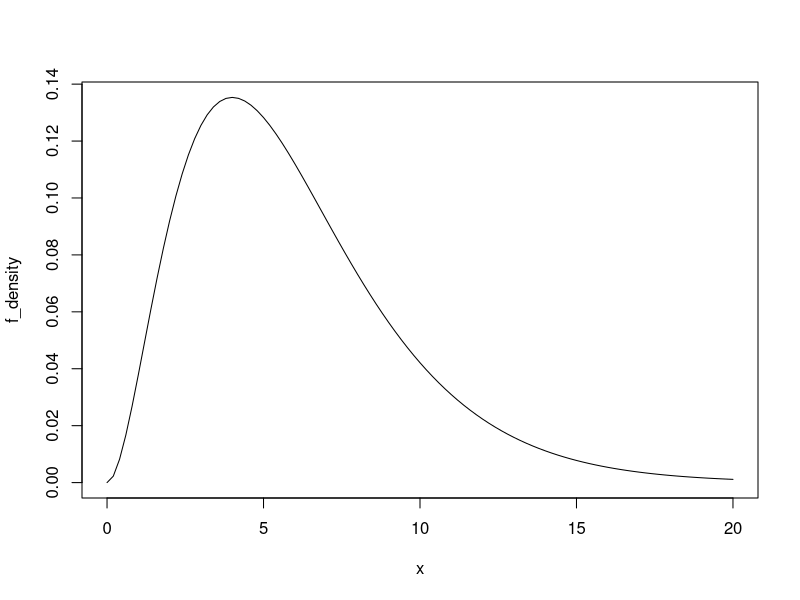
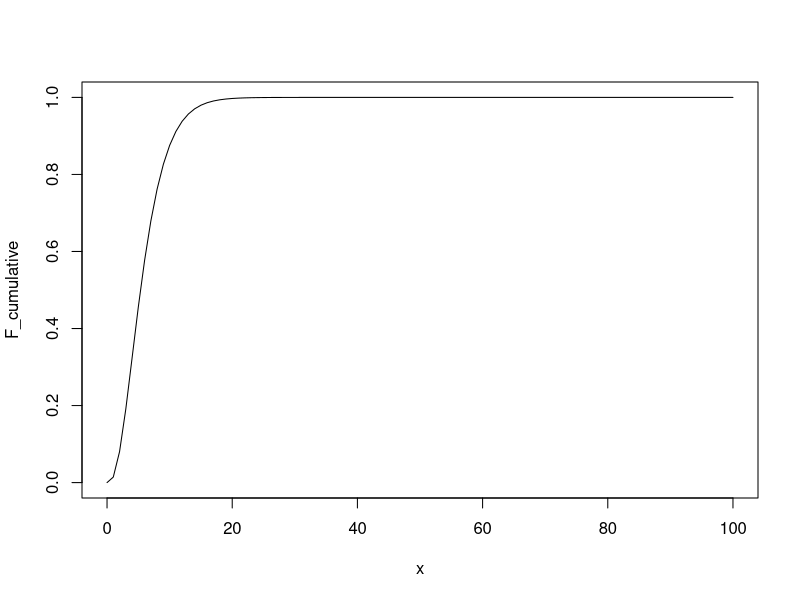
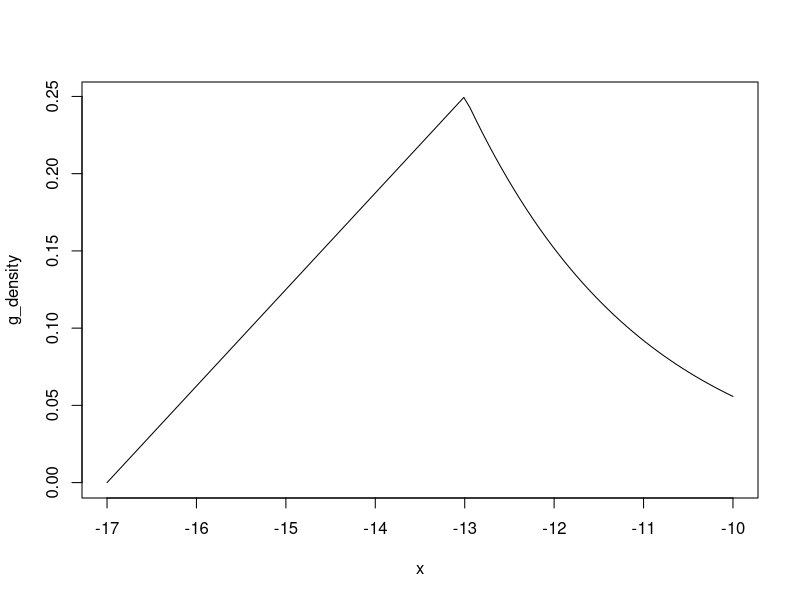
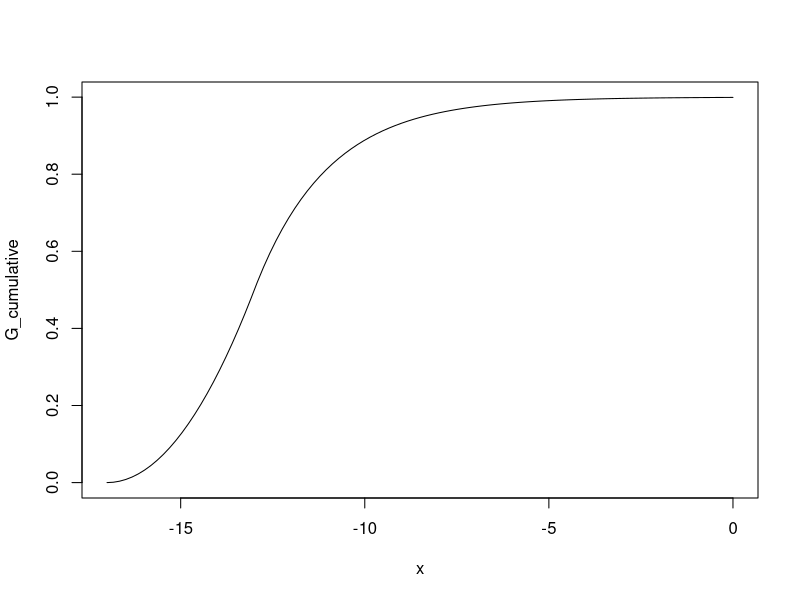
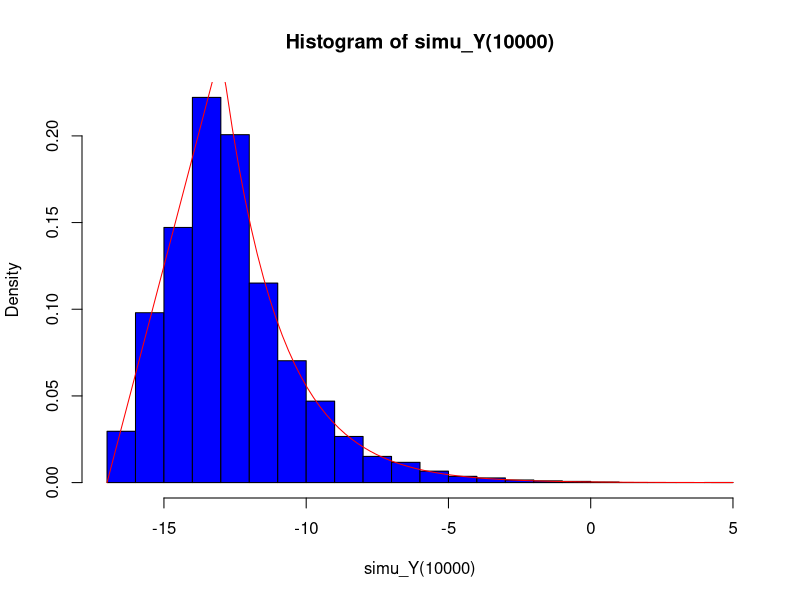
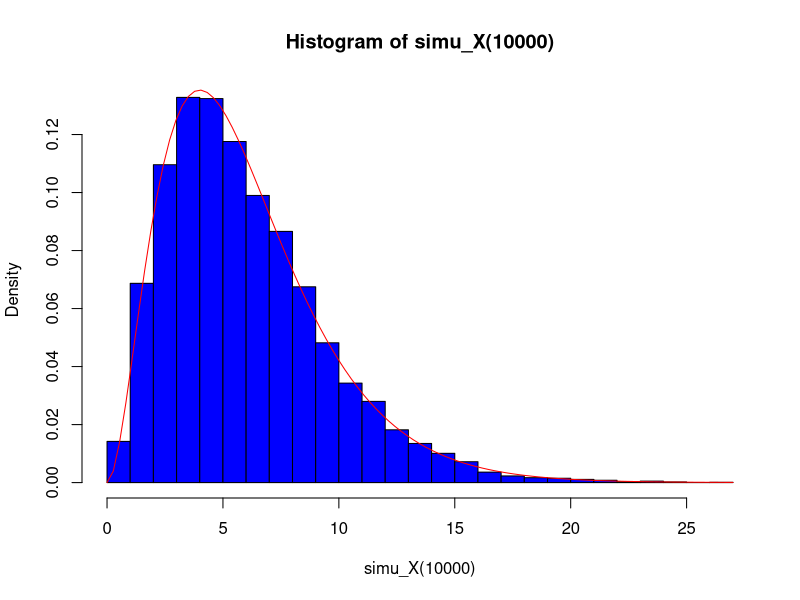
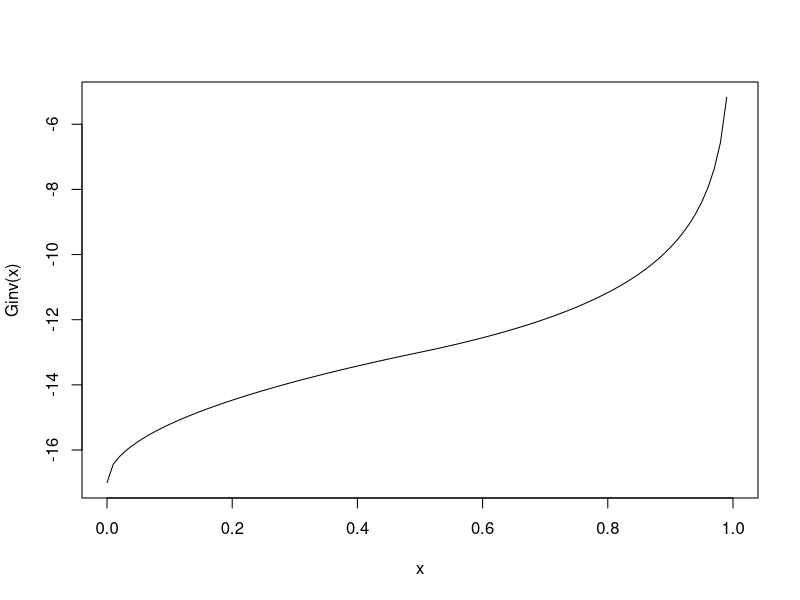
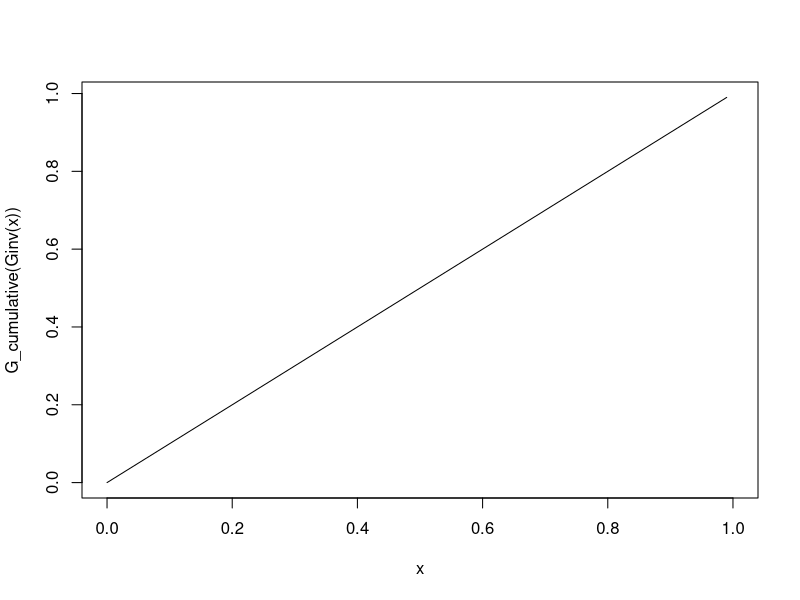

Write R code to recreate these figures, in order.
## ---- chunk 1
knitr::opts_chunk$set(echo = TRUE)
## ---- chunk 2
f_density = function(x){
  alpha = 3
  theta = 2
  #shape = alpha , scale = theta 
  return( dgamma(x, shape = alpha, scale=theta))
}

F_cumulative <- function(x){
  alpha = 3
  theta = 2
  return(pgamma(x,shape=alpha, scale=theta))
}

g_density = function(y){
  mu = -13
  b = 2
  return( (y>=(mu-2*b) & y<=mu) * (y-mu+2*b)/(4*b^2) +  (y>mu) * 1/(2*b)*exp(-(y-mu)/b) )
}


G_cumulative <- function(y){
  mu = -13
  b = 2
  
  ret1 <- (y>=(mu-2*b) & y<=mu) *  (1/(8*b^2) * (y-mu+2*b)^2)

  ret2 <- (y>mu) *( 1-exp(-(y-mu)/b)/2)
  
  return(ret1+ret2)
}

## ---- chunk 3
#Quelques tests
stopifnot(g_density(-13) == 1/4)
stopifnot(g_density(-17) == 0 )
stopifnot(g_density(-11) ==( 1/4*exp(-1)))
stopifnot(G_cumulative(-17)==0) #mu-2b
stopifnot(G_cumulative(-13)==1/2) #mu
stopifnot(G_cumulative(-11)==1-exp(-1)/2) #mu+b

## ---- chunk 4
plot(f_density, xlim = c(0,20))
plot(F_cumulative, xlim = c(0,100))
plot(g_density, xlim = c(-17,-10))
plot(G_cumulative, xlim=c(-17,0))
## ---- chunk 5

Ginv <- function(u){
  mu = -13
  b = 2
  ret1 <- (u>=0 & u <=1/2) * (mu-2*b+b*sqrt(8*u))
  ret2 <- (u<=1 & u >1/2)  * ( mu-b*log(2*(1-u)))
  return (ret1+ret2)
}


simu_Y <- function(N){

  U = runif(N)
  GinvU = Ginv(U)
  return(GinvU)
}
simu_X <- function(N){
  alpha = 3
  theta = 2
  return(rgamma(N, shape = alpha, scale = theta))
}

hist(simu_Y(10000),  freq= FALSE, breaks = 25, col = 'blue', plot = TRUE)
curve(g_density, add= TRUE, col = 'red')


hist(simu_X(10000),  freq= FALSE, breaks = 25, col = 'blue', plot = TRUE)
curve(f_density, add= TRUE, col = 'red')

curve(Ginv, xlim = c(0,1))
curve(G_cumulative(Ginv(x)), xlim = c(0,1))
curve(Ginv(G_cumulative(x)), xlim = c(-17,-10))


## ---- chunk 6
library(glue)
simu1 <- function(N){
  # methode 1: sigma = sommes des carrés/N  - espérance^2
  s = 0
  s2 = 0 
  

  Y = simu_Y(N)
  X = simu_X(N)
  h = X+Y>0
  
  esp = 1/N*sum(h)
  var = 1/N * sum(h^2) - esp^2
  
  alpha = 0.05
  q = qnorm(1-alpha/2)
  margin = sqrt(var)*q/sqrt(N)
  print(glue::glue('Erreur quadratique moyenne:  {(var/N)}' ))
  print(glue::glue("Avec un risque de {alpha}-> resultat :  {esp} +/- {margin}"))
  return();
}
simu1(1000)
## ---- chunk 7
simu_erreur <- function(N){
  # methode 1: sigma = sommes des carrés/N  - espérance^2
  s = 0
  s2 = 0 
  

  Y = simu_Y(N)
  X = simu_X(N)
  h = X+Y>0
  
  esp = 1/seq(1,N)*cumsum(h)
  var_vector = 1/seq(1,N) * (cumsum(h^2) - esp^2) #pour des Nsim différents : [var(N1), var(N2), var(N3)...]
  erreur_quad = var_vector/seq(1,N)
  
  plot(esp)
  plot(erreur_quad)

}
simu_erreur(1000)

## ---- chunk 8
simu2 <- function(N){
  # methode 1: sigma = sommes des carrés/N  - espérance^2
  s = 0
  s2 = 0 
  
  Y = simu_Y(N) #ici, interviennent les U_i, par méthode de la fonction inverse
  h = 1-F_cumulative(-Y) #rappelons que t = 0

  
  
  esp = 1/N*sum(h)
  var = 1/N * sum(h^2) - esp^2
  
  alpha = 0.05
  q = qnorm(1-alpha/2)
  margin = sqrt(var)*q/sqrt(N)
  print(glue::glue('Erreur quadratique moyenne:  {(var/N)}' ))
  print(glue::glue("Avec un risque de {alpha}-> resultat :  {esp} +/- {margin}"))
}
#qs = (Ginv(c(0,0.1,0.3,0.4,0.5,0.7,0.9,0.99)))
simu2(1000)

## ---- chunk 9
simu3 <- function(N){

  alpha = 3
  theta = 2

  
  U = runif(N)
  Y = Ginv(U) #ici, interviennent les U_i
  Y2 = Ginv(1-U)
  h = (1 - F_cumulative(-Y) + 1-F_cumulative(-Y2))/2 #rappelons que t = 0
  

  
  
  esp = 1/N*sum(h)
  var = 1/N * sum(h^2) - esp^2
  
  alpha = 0.05
  q = qnorm(1-alpha/2)
  margin = sqrt(var)*q/sqrt(N)
  print(glue::glue('Erreur quadratique moyenne:  {(var/N)}' ))
  print(glue::glue("Avec un risque de {alpha}-> resultat :  {esp} +/- {margin}"))
}
simu3(1000)

## ---- chunk 10
espY <- function(N){
  U = runif(N)
  mu = -13
  Y = Ginv(U) #ici, interviennent les U_i
  Y2 = Ginv(1-U)
  h = (Y+Y2)/2  #rappelons que t = 0
  

  
  
  esp = 1/N*sum(h)
  var = 1/N * sum(h^2) - esp^2
  
  alpha = 0.05
  q = qnorm(1-alpha/2)
  margin = sqrt(var)*q/sqrt(N)
  print(glue::glue('Erreur quadratique moyenne:  {(var/N)}' ))
  print(glue::glue("Avec un risque de {alpha}-> resultat :  {esp} +/- {margin}"))
}
espY(100000)
b = 2
mu = -13
esp_theorique = -(12+2/3)
print("esp_theorique : ")
print(esp_theorique)
## ---- chunk 11
simu5 <- function(N){

  alpha = 3
  theta = 2
  b = 1
  m = -(12+2/3)
  
  U = runif(N)
  Y = Ginv(U) #ici, interviennent les U_i
  h = 1 - F_cumulative(-Y) - b*Y 
  
  moy = 1/N*sum(h)
  esp = moy + b*m
  var = 1/N * sum(h^2) - moy^2
  
  alpha = 0.05
  q = qnorm(1-alpha/2)
  margin = sqrt(var)*q/sqrt(N)
  print(glue::glue('Erreur quadratique moyenne:  {(var/N)}' ))
  print(glue::glue("Avec un risque de {alpha}-> resultat :  {esp} +/- {margin}"))
}
simu5(1000)

## ---- chunk 12
simu4 <- function(N){

  alpha = 3
  theta = 2
  
  s = 0 
  s2 = 0 

  U = runif(N)
  Uk = (seq(0,N-1) + U)/N
  
  
  Y = Ginv(Uk) #ici, interviennent les U_i
  X = rgamma(N, shape = alpha, scale = theta)
  
  
  #h est le vecteur des h(X_i,Y_i)
  h =  (X+Y > 0)*1. #rappelons que t = 0 
  
  
  
  esp = 1/N*sum(h)
  var = 1/N * sum(h^2) - esp^2
  
  alpha = 0.05
  q = qnorm(1-alpha/2)
  margin = sqrt(var)*q/sqrt(N)
  print(glue::glue('Erreur quadratique moyenne:  {(var/N)}' ))
  cat("Avec un risque de ", alpha, "-> resultat : ", esp, "+/-", margin)
}
#qs = (Ginv(c(0,0.1,0.3,0.4,0.5,0.7,0.9,0.99)))
simu4(1000)
## ---- chunk 13
simu42 <- function(N){

  alpha = 3
  theta = 2
  
  s = 0 
  s2 = 0 

  U = runif(N)
  Uk = (seq(0,N-1) + U)/N
  
  
  Y = Ginv(Uk) #ici, interviennent les U_i

  
  #h est le vecteur des h(X_i,Y_i)
  h =  1 - F_cumulative(-Y) #rappelons que t = 0 
  
  esp = 1/N*sum(h)
  var = 1/N * sum(h^2) - esp^2
  
  alpha = 0.05
  q = qnorm(1-alpha/2)
  margin = sqrt(var)*q/sqrt(N)
  print(glue::glue('Erreur quadratique moyenne:  {(var/N)}' ))
  cat("Avec un risque de ", alpha, "-> resultat : ", esp, "+/-", margin)
}
#qs = (Ginv(c(0,0.1,0.3,0.4,0.5,0.7,0.9,0.99)))
simu42(1000)
